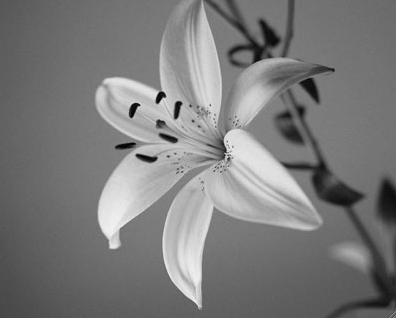
#> input picture Lab1/flower.png, 396 x 318 px
$ jupyter execute notebook.ipynb
#> lines starting #> are read from the running program, lines starting #| are printed output that depends on the picture; after the words box and inside, x2 and y2 are one past the last pixel; in counts of white or black regions, pixels touching at a corner belong together
[cell 1]
import cv2
import numpy as np
import matplotlib.pyplot as plt

[cell 2]
def OpenImage(path):
    I = cv2.imread(path, cv2.IMREAD_GRAYSCALE)
    L, C = I.shape
    return I, L, C

[cell 3]
def Divide(image):
    if len(image.shape) == 2:
        return image, image, image
    B, G, R = cv2.split(image)
    return B, G, R


def HSV(image):
    if len(image.shape) == 2:
        image = cv2.cvtColor(image, cv2.COLOR_GRAY2BGR)
    hsv_image = cv2.cvtColor(image, cv2.COLOR_BGR2HSV)
    return hsv_image


def CountPix(image):
    if len(image.shape) == 2:
        L, C = image.shape
    else:
        L, C, _ = image.shape
    N = L * C
    return N


def FactPix(image, alpha=1.0, beta=0):
    I_fact = cv2.convertScaleAbs(image, alpha=alpha, beta=beta)
    return I_fact

[cell 4]
def Func_a(image):
    image_float = image.astype(np.float64)

    # Logarithm (add 1 to avoid log(0))
    log_image = np.log1p(image_float)
    log_image = np.uint8(cv2.normalize(log_image, None, 0, 255, cv2.NORM_MINMAX))

    # Exponential
    exp_image = np.exp(image_float / 255.0)
    exp_image = np.uint8(cv2.normalize(exp_image, None, 0, 255, cv2.NORM_MINMAX))

    # Square
    square_image = np.square(image_float)
    square_image = np.uint8(cv2.normalize(square_image, None, 0, 255, cv2.NORM_MINMAX))

    # Square root
    sqrt_image = np.sqrt(image_float)
    sqrt_image = np.uint8(cv2.normalize(sqrt_image, None, 0, 255, cv2.NORM_MINMAX))

    return log_image, exp_image, square_image, sqrt_image


def Func_m(image):
    mu = np.mean(image)
    std_dev = np.std(image)
    return mu, std_dev

[cell 5]
def Normalize(image, new_min=0, new_max=255):
    Inorm = cv2.normalize(image, None, new_min, new_max, cv2.NORM_MINMAX)
    Inorm = np.uint8(Inorm)
    return Inorm


def Inverse(image):
    max_val = np.max(image)
    Inv = max_val - image
    return Inv


def CalcHist(image):
    H = cv2.calcHist([image], [0], None, [256], [0, 256])
    H = H.flatten()
    b = np.arange(256)
    return H, b


def Threshold(image, threshold_value):
    _, T = cv2.threshold(image, threshold_value, 255, cv2.THRESH_BINARY)
    return T

[cell 6]
def Func_j(image_path):
    I, L, C = OpenImage(image_path)
    H_original, b = CalcHist(I)
    I_inv = Inverse(I)
    H_inverted, _ = CalcHist(I_inv)

    plt.figure(figsize=(12, 8))

    plt.subplot(2, 2, 1)
    plt.imshow(I, cmap='gray')
    plt.title('Original Image')
    plt.axis('off')

    plt.subplot(2, 2, 2)
    plt.plot(b, H_original)
    plt.title('Original Histogram')
    plt.xlabel('Pixel Intensity')
    plt.ylabel('Frequency')
    plt.grid(True)

    plt.subplot(2, 2, 3)
    plt.imshow(I_inv, cmap='gray')
    plt.title('Inverted Image')
    plt.axis('off')

    plt.subplot(2, 2, 4)
    plt.plot(b, H_inverted)
    plt.title('Inverted Histogram')
    plt.xlabel('Pixel Intensity')
    plt.ylabel('Frequency')
    plt.grid(True)

    plt.tight_layout()
    plt.show()

    return I, I_inv, H_original, H_inverted

[cell 7]
def Func_t(image_path):
    I, L, C = OpenImage(image_path)
    H_original, b = CalcHist(I)
    I_norm = Normalize(I, new_min=10, new_max=50)
    H_normalized, _ = CalcHist(I_norm)

    plt.figure(figsize=(12, 8))

    plt.subplot(2, 2, 1)
    plt.imshow(I, cmap='gray')
    plt.title('Original Image')
    plt.axis('off')

    plt.subplot(2, 2, 2)
    plt.plot(b, H_original)
    plt.title('Original Histogram')
    plt.xlabel('Pixel Intensity')
    plt.ylabel('Frequency')
    plt.grid(True)

    plt.subplot(2, 2, 3)
    plt.imshow(I_norm, cmap='gray')
    plt.title('Normalized Image [10, 50]')
    plt.axis('off')

    plt.subplot(2, 2, 4)
    plt.plot(b, H_normalized)
    plt.title('Normalized Histogram')
    plt.xlabel('Pixel Intensity')
    plt.ylabel('Frequency')
    plt.xlim([0, 255])
    plt.grid(True)

    plt.tight_layout()
    plt.show()

    print("\nInterpretation:")
    print("Pixel values are compressed to [10, 50], reducing contrast.")

    return I, I_norm, H_original, H_normalized

[cell 8]
def Func_f(image_path):
    I, L, C = OpenImage(image_path)
    H_original, b = CalcHist(I)
    I_thresh = Threshold(I, threshold_value=128)
    H_thresholded, _ = CalcHist(I_thresh)

    plt.figure(figsize=(12, 8))

    plt.subplot(2, 2, 1)
    plt.imshow(I, cmap='gray')
    plt.title('Original Image')
    plt.axis('off')

    plt.subplot(2, 2, 2)
    plt.plot(b, H_original)
    plt.title('Original Histogram')
    plt.xlabel('Pixel Intensity')
    plt.ylabel('Frequency')
    plt.grid(True)

    plt.subplot(2, 2, 3)
    plt.imshow(I_thresh, cmap='gray')
    plt.title('Thresholded Image (s=128)')
    plt.axis('off')

    plt.subplot(2, 2, 4)
    plt.plot(b, H_thresholded)
    plt.title('Thresholded Histogram')
    plt.xlabel('Pixel Intensity')
    plt.ylabel('Frequency')
    plt.grid(True)

    plt.tight_layout()
    plt.show()

    return I, I_thresh, H_original, H_thresholded

[cell 9]
image_path = '../Lab1/flower.png'
I, L, C = OpenImage(image_path)
#> in OpenImage, I is the input picture: shape (318, 396); min 0, max 243, mean 123
#> L = 318; C = 396


# Apply Func_a transformations
log_img, exp_img, square_img, sqrt_img = Func_a(I)
#> in Func_a, `sqrt_image = np.sqrt(image_float)`:
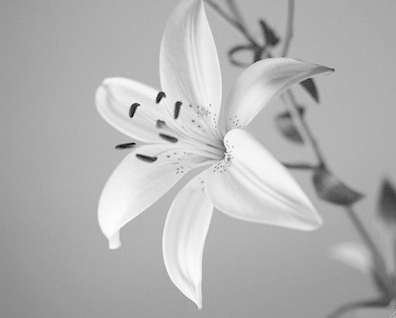
#> sqrt_image: shape (318, 396) float64; min 0, max 15.59, mean 10.94; drawn with min black and max white

# Visualize all transformations
plt.figure(figsize=(15, 10))

plt.subplot(2, 3, 1)
plt.imshow(I, cmap='gray')
plt.title('Original Image')
plt.axis('off')

plt.subplot(2, 3, 2)
plt.imshow(log_img, cmap='gray')
plt.title('Logarithm Transformation')
plt.axis('off')

plt.subplot(2, 3, 3)
plt.imshow(exp_img, cmap='gray')
plt.title('Exponential Transformation')
plt.axis('off')

plt.subplot(2, 3, 4)
plt.imshow(square_img, cmap='gray')
plt.title('Square Transformation')
plt.axis('off')

plt.subplot(2, 3, 5)
plt.imshow(sqrt_img, cmap='gray')
plt.title('Square Root Transformation')
plt.axis('off')

plt.subplot(2, 3, 6)
# Show histograms comparison
H_orig, b = CalcHist(I)
#> in CalcHist, `H = cv2.calcHist([image], [0], None, [256], [0, 256])`: H = 256 values, max 3618 at index 116, min 0 at index 244, mean 491.9
#> H_orig has the same summary as H in CalcHist; b = 256 values from 0 to 255
H_log, _ = CalcHist(log_img)
#> H_log = 256 values, max 9817 at index 220, min 0 at index 1, mean 491.9
H_sqrt, _ = CalcHist(sqrt_img)
#> H_sqrt = 256 values, max 7055 at index 176, min 0 at index 1, mean 491.9
plt.plot(b, H_orig, label='Original', alpha=0.7)
plt.plot(b, H_log, label='Log', alpha=0.7)
plt.plot(b, H_sqrt, label='Sqrt', alpha=0.7)
plt.title('Histogram Comparison')
plt.xlabel('Pixel Intensity')
plt.ylabel('Frequency')
plt.legend()
plt.grid(True)

plt.tight_layout()
plt.show()
#> figure, not shown here; panel 6: curve peaks at x = 116, y = 3618; panel 6: curve peaks at x = 220, y = 9817; panel 6: curve peaks at x = 176, y = 7055

print("Transformations enhance different aspects:")
print("- Logarithm: Brightens dark regions, compresses bright regions")
print("- Exponential: Darkens image, expands bright regions")
print("- Square: Increases contrast in bright regions")
print("- Square Root: Enhances contrast in dark regions")

[cell 10]
# Test different alpha and beta values
variations = [
    (I, "Original\n(α=1.0, β=0)"),
    (FactPix(I, alpha=1.5, beta=0), "High Contrast\n(α=1.5, β=0)"),
    (FactPix(I, alpha=0.5, beta=0), "Low Contrast\n(α=0.5, β=0)"),
    (FactPix(I, alpha=1.0, beta=50), "Brighter\n(α=1.0, β=50)"),
    (FactPix(I, alpha=1.0, beta=-50), "Darker\n(α=1.0, β=-50)"),
    (FactPix(I, alpha=1.3, beta=30), "High Contrast + Bright\n(α=1.3, β=30)")
]
#> in FactPix (call 5), `I_fact = cv2.convertScaleAbs(image, alpha=alpha, beta=beta)`:
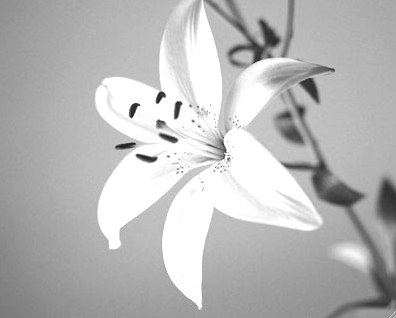
#> I_fact: shape (318, 396); min 30, max 255, mean 184.6

plt.figure(figsize=(15, 10))

for idx, (img, title) in enumerate(variations, 1):
    plt.subplot(2, 3, idx)
    plt.imshow(img, cmap='gray')
    plt.title(title)
    plt.axis('off')
#> this loop made 6 passes

plt.tight_layout()
plt.show()

print("FactPix Formula: I_new = alpha × I + beta")

[cell 11]
# Run Func_j - Inversion Pipeline
I_original, I_inverted, H_original, H_inverted = Func_j('../Lab1/flower.png')
#> in Func_j, `I, L, C = OpenImage(image_path)`: L = 318; C = 396
#> in Func_j, `H_original, b = CalcHist(I)`: H_original has the same summary as H in CalcHist; b = 256 values from 0 to 255
#> in Inverse, `max_val = np.max(image)`: max_val = 243
#> in Inverse, `Inv = max_val - image`:
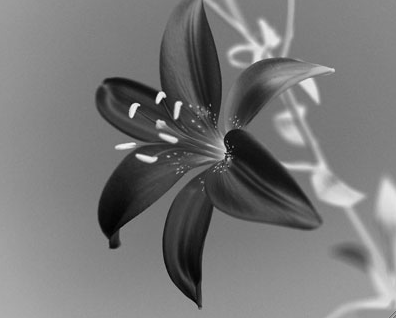
#> Inv: shape (318, 396); min 0, max 243, mean 120
#> in Func_j, `H_inverted, _ = CalcHist(I_inv)`: H_inverted = 256 values, max 3618 at index 127, min 0 at index 244, mean 491.9
#> H_original has the same summary as H in CalcHist

print("Func_j completed!")
print(f"Original image mean: {np.mean(I_original):.2f}")
#| Original image mean: 123.03
print(f"Inverted image mean: {np.mean(I_inverted):.2f}")
#| Inverted image mean: 119.97
print("\nThe histogram is flipped - dark pixels become bright and vice versa.")

[cell 12]
# Run Func_t - Normalization Pipeline
I_original, I_normalized, H_original, H_normalized = Func_t('../Lab1/flower.png')
#> in Func_t, `I, L, C = OpenImage(image_path)`: L = 318; C = 396
#> in Func_t, `H_original, b = CalcHist(I)`: H_original has the same summary as H in CalcHist; b = 256 values from 0 to 255
#> in Normalize, `Inorm = cv2.normalize(image, None, new_min, new_max, cv2.NORM_MINMAX)`:
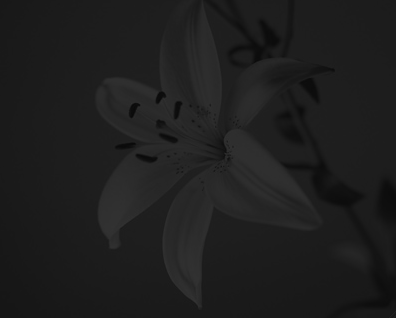
#> Inorm: shape (318, 396); min 10, max 50, mean 30.2
#> in Func_t, `H_normalized, _ = CalcHist(I_norm)`: H_normalized = 256 values, max 19015 at index 29, min 0 at index 0, mean 491.9

print("Func_t completed!")
print(f"Original range: [{I_original.min()}, {I_original.max()}]")
#| Original range: [0, 243]
print(f"Normalized range: [{I_normalized.min()}, {I_normalized.max()}]")
#| Normalized range: [10, 50]
print("\nInterpretation:")
print("The normalized image appears darker and less contrasted because")
print("all pixel values are compressed into a narrow range [10, 50].")

[cell 13]
# Run Func_f - Thresholding Pipeline
I_original, I_thresholded, H_original, H_thresholded = Func_f('../Lab1/flower.png')
#> in Func_f, `I, L, C = OpenImage(image_path)`: L = 318; C = 396
#> in Func_f, `H_original, b = CalcHist(I)`: H_original has the same summary as H in CalcHist; b = 256 values from 0 to 255
#> in Threshold, `_, T = cv2.threshold(image, threshold_value, 255, cv2.THRESH_BINARY)`:
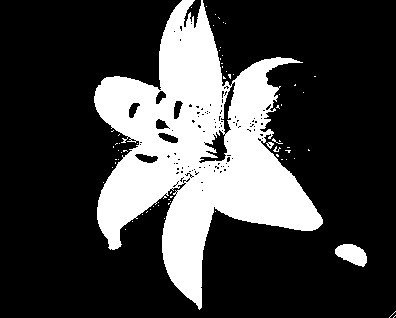
#> T: shape (318, 396); 25% white; 67 white regions (63 under 20 px), largest, box (x1, y1, x2, y2) and area: (94, 0, 323, 310) 30783, (335, 244, 367, 267) 488, (266, 142, 274, 149) 29, (273, 146, 281, 152) 20
#> in Func_f, `H_thresholded, _ = CalcHist(I_thresh)`: H_thresholded = 256 values, max 94444 at index 0, min 0 at index 1, mean 491.9
#> in Func_f, `plt.show()`:
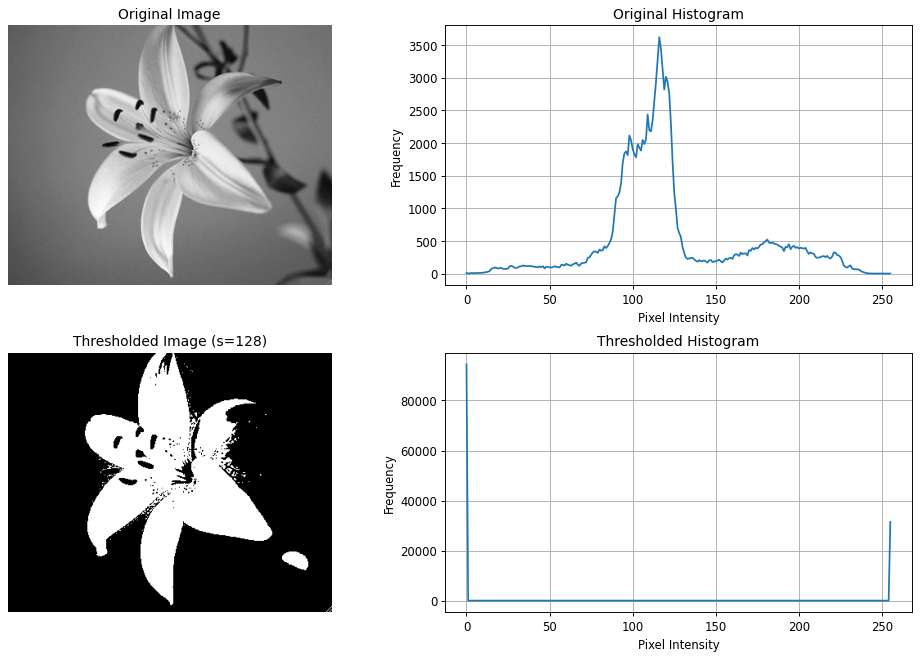
#> figure drawn by matplotlib, 4 panels; panel 2: curve peaks at x = 116, y = 3618; panel 4: curve peaks at x = 0, y = 94444

print("Func_f completed!")
print(f"Original unique values: {len(np.unique(I_original))}")
#| Original unique values: 244
print(f"Thresholded unique values: {np.unique(I_thresholded)}")
#| Thresholded unique values: [  0 255]
print(f"Percentage of white pixels: {100 * np.sum(I_thresholded == 255) / I_thresholded.size:.2f}%")
#| Percentage of white pixels: 25.00%
print(f"Percentage of black pixels: {100 * np.sum(I_thresholded == 0) / I_thresholded.size:.2f}%")
#| Percentage of black pixels: 75.00%
print("\nThresholding creates a binary image (only 0 and 255 values).")

[cell 14]
# Load a color image
color_image = cv2.imread('../Lab1/red_bird.png', cv2.IMREAD_COLOR)
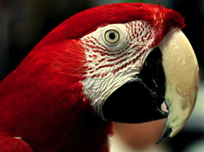
#> input picture Lab1/red_bird.png, 204 x 152 px
#> color_image is the input picture: shape (152, 204, 3); mean B, G, R 40.5, 49.3, 93.7

# Use Divide to split channels
B, G, R = Divide(color_image)

# Convert to HSV
hsv_image = HSV(color_image)
#> in HSV, `hsv_image = cv2.cvtColor(image, cv2.COLOR_BGR2HSV)`: hsv_image: shape (152, 204, 3); mean H, S, V 72.4, 148.7, 94.9
H, S, V = cv2.split(hsv_image)
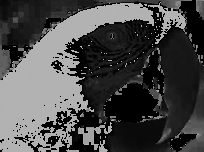
#> H: shape (152, 204); min 0, max 179, mean 72.4
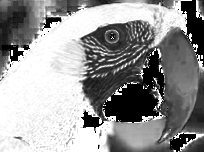
#> S: shape (152, 204); min 0, max 255, mean 148.7

# Visualize
fig = plt.figure(figsize=(15, 10))

# Original
plt.subplot(2, 4, 1)
plt.imshow(cv2.cvtColor(color_image, cv2.COLOR_BGR2RGB))
plt.title('Original Color Image')
plt.axis('off')

# BGR Channels
plt.subplot(2, 4, 2)
plt.imshow(B, cmap='gray')
plt.title('Blue Channel')
plt.axis('off')

plt.subplot(2, 4, 3)
plt.imshow(G, cmap='gray')
plt.title('Green Channel')
plt.axis('off')

plt.subplot(2, 4, 4)
plt.imshow(R, cmap='gray')
plt.title('Red Channel')
plt.axis('off')

# HSV Channels
plt.subplot(2, 4, 5)
plt.imshow(cv2.cvtColor(hsv_image, cv2.COLOR_HSV2RGB))
plt.title('HSV Color Space')
plt.axis('off')

plt.subplot(2, 4, 6)
plt.imshow(H, cmap='hsv')
plt.title('Hue (H)')
plt.axis('off')

plt.subplot(2, 4, 7)
plt.imshow(S, cmap='gray')
plt.title('Saturation (S)')
plt.axis('off')

plt.subplot(2, 4, 8)
plt.imshow(V, cmap='gray')
plt.title('Value (V)')
plt.axis('off')

plt.tight_layout()
plt.show()

print("Color Image Analysis:")
print(f"Image shape: {color_image.shape}")
#| Image shape: (152, 204, 3)
print(f"B channel mean: {np.mean(B):.2f}")
#| B channel mean: 40.49
print(f"G channel mean: {np.mean(G):.2f}")
#| G channel mean: 49.27
print(f"R channel mean: {np.mean(R):.2f}")
#| R channel mean: 93.75
print(f"\nHSV Channels:")
print(f"Hue range: [0, 179] in OpenCV")
print(f"Saturation range: [0, 255]")
print(f"Value range: [0, 255]")

[cell 15]
# Define pattern matrix
I_pattern = np.array([
    [128, 128, 0, 255],
    [128, 0, 0, 255],
    [0, 128, 0, 255],
    [128, 128, 0, 255],
], dtype=np.uint8)

# Visualize pattern and its histogram
H_pattern, b_pattern = CalcHist(I_pattern)

plt.figure(figsize=(10, 4))
plt.subplot(1, 2, 1)
plt.imshow(I_pattern, cmap='gray')
plt.title('Pattern Image')
plt.axis('off')

plt.subplot(1, 2, 2)
plt.bar(b_pattern, H_pattern, width=1.0)
plt.title('Histogram of Pattern Image')
plt.xlabel('Pixel Intensity')
plt.ylabel('Frequency')
plt.grid(True)
plt.tight_layout()
plt.show()

print(f"Pattern matrix shape: {I_pattern.shape}")
# Method 1: rand - uniform distribution [0, 1]
ran_d = np.random.rand(512, 512)
ran_d = np.uint8(ran_d * 255)

# Method 2: randn - normal distribution with mean=128 and random std
random_std = np.random.uniform(10, 50)
ran_dN = np.random.randn(512, 512) * random_std + 128
ran_dN = np.clip(ran_dN, 0, 255)
ran_dN = np.uint8(ran_dN)

# Method 3: randint - integers in range [0, 256)
ran_dINT = np.random.randint(low=0, high=256, size=(512, 512), dtype=np.uint8)

print(f"Generated randn with mean=128 and std={random_std:.2f}")
print(f"rand matrix shape: {ran_d.shape}")
print(f"randn matrix shape: {ran_dN.shape}")
print(f"randint matrix shape: {ran_dINT.shape}")
# Calculate histograms
H_rand, b_rand = CalcHist(ran_d)
H_randn, b_randn = CalcHist(ran_dN)
H_randint, b_randint = CalcHist(ran_dINT)

# Visualize
plt.figure(figsize=(15, 10))

# rand
plt.subplot(3, 2, 1)
plt.imshow(ran_d, cmap='gray')
plt.title('rand(512, 512) - Uniform [0, 1] scaled to [0, 255]')
plt.axis('off')

plt.subplot(3, 2, 2)
plt.plot(b_rand, H_rand)
plt.title('Histogram - rand')
plt.xlabel('Pixel Intensity')
plt.ylabel('Frequency')
plt.grid(True)

# randn
plt.subplot(3, 2, 3)
plt.imshow(ran_dN, cmap='gray')
plt.title(f'randn(512, 512) - Normal(μ=128, σ={random_std:.2f})')
plt.axis('off')

plt.subplot(3, 2, 4)
plt.plot(b_randn, H_randn)
plt.title('Histogram - randn')
plt.xlabel('Pixel Intensity')
plt.ylabel('Frequency')
plt.grid(True)

# randint
plt.subplot(3, 2, 5)
plt.imshow(ran_dINT, cmap='gray')
plt.title('randint(0, 256, (512, 512)) - Uniform integers')
plt.axis('off')

plt.subplot(3, 2, 6)
plt.plot(b_randint, H_randint)
plt.title('Histogram - randint')
plt.xlabel('Pixel Intensity')
plt.ylabel('Frequency')
plt.grid(True)

plt.tight_layout()
plt.show()
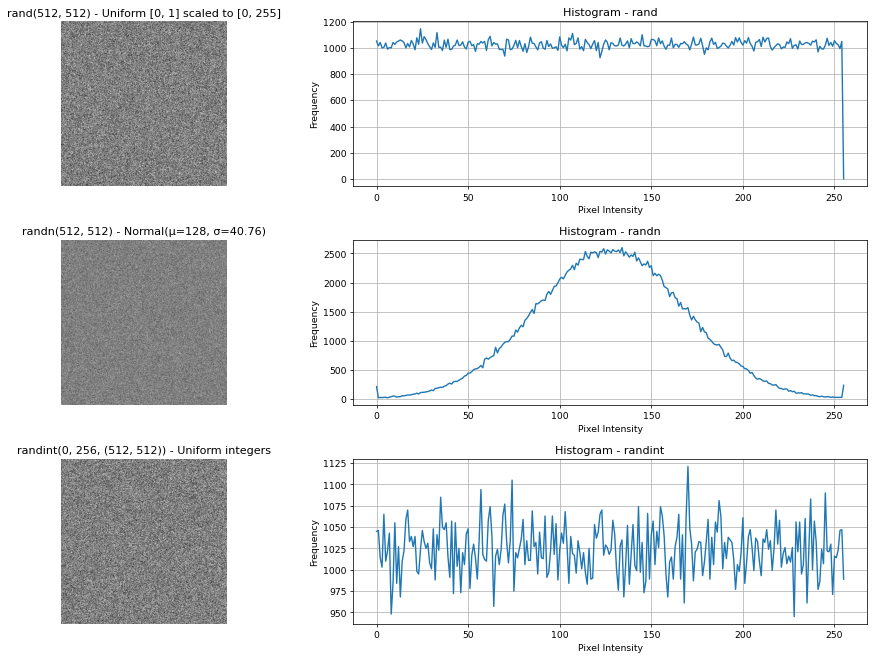
#> figure drawn by matplotlib, 6 panels; panel 2: curve peaks at x = 24, y = 1147; panel 4: curve peaks at x = 134, y = 2600; panel 6: curve peaks at x = 170, y = 1121
